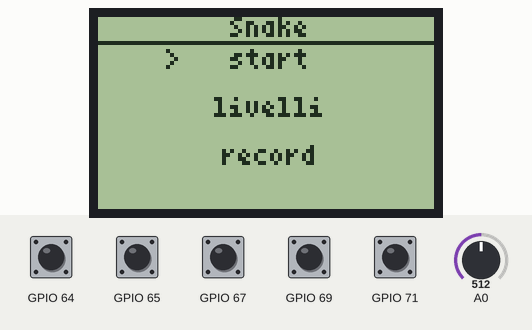
Simulated run of this program. Board: ESP8266 (NodeMCU). Parts: 84×48 one-colour display. Inputs (shaded band) come from the test bench; at power-on: GPIO 64, GPIO 65, GPIO 67, GPIO 69, GPIO 71 HIGH, A0 = 512. Random numbers use the default seed unless the program sets one.

Above: at 0.2 s.
At 1.39 s:
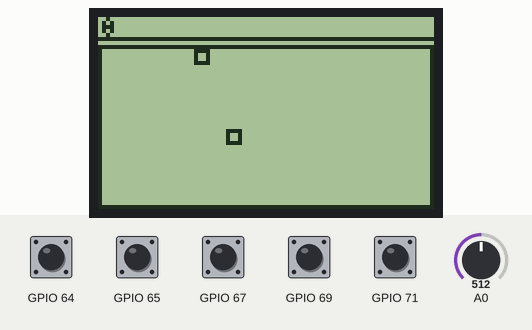
At 11.8 s:
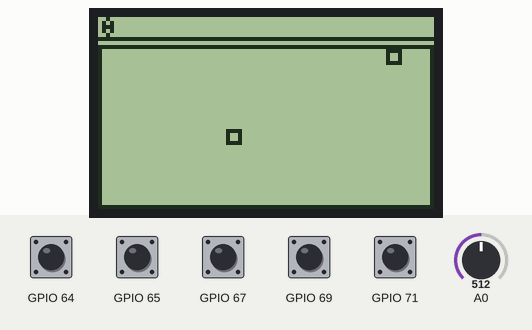
At 24.4 s:
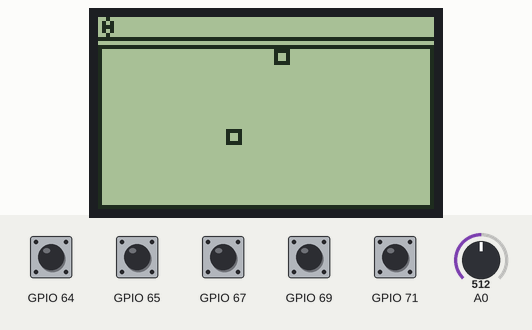
At 29.2 s:
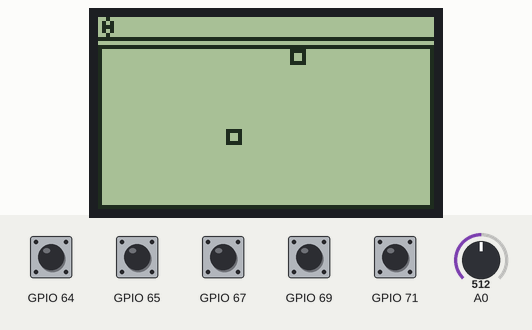
At 38.5 s:
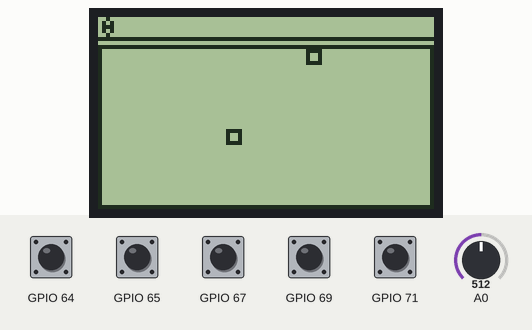

Measured:
- what the display in image 2 shows lasts 0.6 s, from 11.7 s to 12.3 s
- what the display in image 3 shows lasts 4.8 s, from 24.3 s to 29.1 s
- what the display in image 4 shows lasts 9.3 s, from 29.1 s to 38.4 s

The program:

main.cpp
```cpp
#include <Arduino.h>
#include <U8g2lib.h>
#include <SPI.h>
#include <Wire.h>
#include <Snake.h>
#include <Menu.h>
#include <PCF8574.h>
#include<EEPROM.h>

// inizializzazione gioco e sistema
U8G2_PCD8544_84X48_1_4W_SW_SPI u8g2(U8G2_R0, /* clock=*/ 14, /* data=*/ 13, /* cs=*/ 16, /* dc=*/ 0, /* reset=*/ 2);
Snake s;
PCF8574 pcf8574(0x20);
int dir = 1;

Menu m;
int t =0;
char buf[7];

//gestione degli input
void input(){
  if(pcf8574.digitalRead(P0) == HIGH){ // giù
    dir = 2;
  }
  if (pcf8574.digitalRead(P7) == HIGH) { // su
    dir = -2;
  }
  if (pcf8574.digitalRead(P5) == HIGH) { //dx
    dir = 1;
  }
  if (pcf8574.digitalRead(P3) == HIGH) {// sx
    dir = -1;
  }
}

void setup() {
  // put your setup code here, to run once:
  u8g2.begin();
  Serial.begin(9600);

  //dichiarazione dei pin per i tasti
  pcf8574.pinMode(P0, INPUT); // giù
  pcf8574.pinMode(P1, INPUT); // A
  pcf8574.pinMode(P7, INPUT); // su
  pcf8574.pinMode(P5, INPUT); //dx
  pcf8574.pinMode(P3, INPUT); //sx
  pcf8574.pinMode(P2, INPUT); //B

  // inizializzazione extender
  pcf8574.begin();
}

void loop() {
  u8g2.setFont(u8g2_font_4x6_tf);
  if(s.perso == false){
    //rilevazione dell'input e cambio di direzione

    if(millis()% 300 == 0) {
      //inizializzazione schermo
      u8g2.clear();
      u8g2.firstPage();

      //parte di calcolo del gioco
      s.setDir(dir);
      s.move();

      //loop per il disegno solo u8g2
      do {
        s.DisegnaS(u8g2);
      } while ( u8g2.nextPage() );
    }
    input();
    if (pcf8574.digitalRead(P1) == HIGH) {}
  }

  if(t == 0 && s.perso == true){
      u8g2.clear();
      u8g2.firstPage();
      if(pcf8574.digitalRead(P0) == HIGH && m.getInd() < 3){ // giù
        m.incIndide();
        delay(5);
      }
      if (pcf8574.digitalRead(P7) == HIGH && m.getInd() > 1) { // su
        m.decIndice();
        delay(5);
      }
      if (pcf8574.digitalRead(P1) == HIGH) { // A conferma
        if(m.getInd() == 1){
          s.start();
          delay(10);
        }else if(m.getInd() == 3){
            t = 2;
            EEPROM.begin(512);
            itoa(EEPROM.read(0),buf,10);
            EEPROM.end();
        }
      }
      do { m.disegnaM(u8g2);} while ( u8g2.nextPage() );
      delay(100);
  }else if(t == 2 && s.perso == true){
    if(millis()% 500 == 0) {
      u8g2.clear();
     u8g2.firstPage();
      do {
        u8g2.drawStr(0,24,"il record e': ");
        u8g2.drawStr(u8g2.getStrWidth("il record e': "),24,buf);
      } while ( u8g2.nextPage() );
    }
    if (pcf8574.digitalRead(P2) == HIGH) {
      t =0;
    }
  }
}
```
